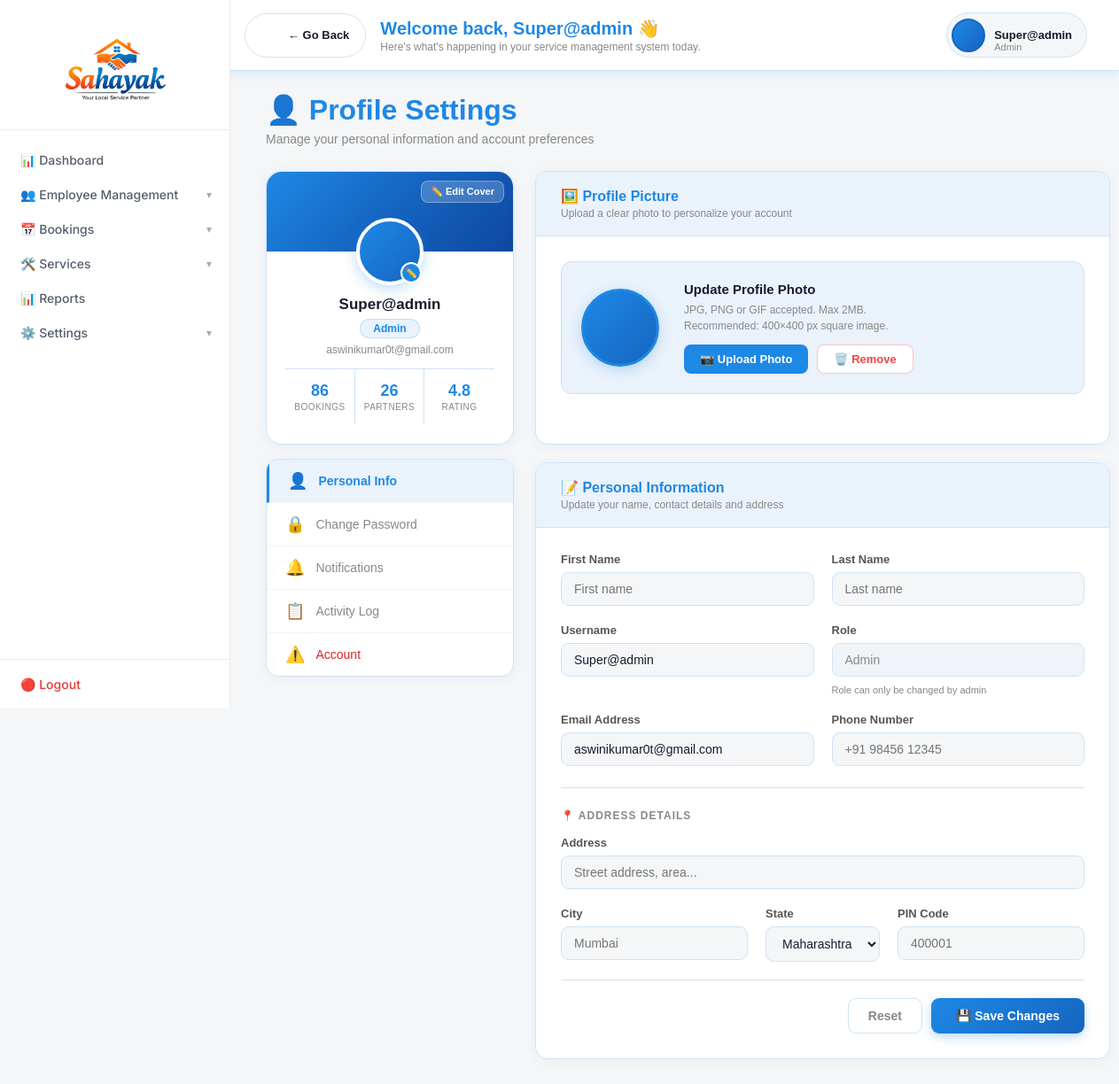
The app's page /profile-settings/ (signed in) with its own data.
### accounts/models.py (models this page shows)
class CustomUser(AbstractUser):
    ROLE_CHOICES = (
        ('admin', 'Admin'),
        ('manager', 'Manager'),
        ('staff',            'Staff'),
        ('corporate_partner', 'Corporate Partner'),
        ('solo_partner',      'Solo Partner'),
    )
    role = models.CharField(max_length=20, choices=ROLE_CHOICES)

### dashboard/views.py (the view)
# urls.py: path('profile-settings/', views.profile_settings, name='profile_settings'),
@login_required
def profile_settings(request):
    return render(request, 'dashboard/profile_settings.html')

### templates/dashboard/profile_settings.html (shortened to what this page needs)
{% extends 'layout/base.html' %}
{% block content %}
{% include 'layout/topbar.html' %}
<div class="page-header">
    <div>
        <h1>👤 Profile Settings</h1>
        <p>Manage your personal information and account preferences</p>
    </div>
</div>
<div class="profile-layout">
    <div class="profile-sidebar">
        <div class="profile-card">
            <div class="profile-cover">
                <button class="profile-cover-edit">✏️ Edit Cover</button>
            </div>
            <div class="profile-avatar-wrap">
                <div class="profile-avatar-container">
                    <div class="profile-avatar" id="sidebarAvatar">
                    </div>
                    <div class="avatar-edit-btn" onclick="document.getElementById('avatarInput').click()">✏️</div>
                </div>
                <div class="profile-name">
                    {{ request.user.get_full_name|default:request.user.username }}
                </div>
                <div class="profile-role-badge">
                    {{ request.user.role|default:"Admin"|capfirst }}
                </div>
                <div class="profile-email">
                    {{ request.user.email|default:"admin@sahayak.com" }}
                </div>
                <div class="profile-stats">
                    <div class="profile-stat">
                        <div class="ps-value">86</div>
                        <div class="ps-label">Bookings</div>
                    </div>
                    <div class="profile-stat">
                        <div class="ps-value">26</div>
                        <div class="ps-label">Partners</div>
                    </div>
                    <div class="profile-stat">
                        <div class="ps-value">4.8</div>
                        <div class="ps-label">Rating</div>
                    </div>
                </div>
            </div>
        </div>
        <div class="side-nav">
            <a class="side-nav-item active" onclick="switchSection('personal', this)">
                <span class="nav-icon">👤</span> Personal Info
            </a>
            <a class="side-nav-item" onclick="switchSection('password', this)">
                <span class="nav-icon">🔒</span> Change Password
            </a>
            <a class="side-nav-item" onclick="switchSection('notifications', this)">
                <span class="nav-icon">🔔</span> Notifications
            </a>
            <a class="side-nav-item" onclick="switchSection('activity', this)">
                <span class="nav-icon">📋</span> Activity Log
            </a>
            <a class="side-nav-item" onclick="switchSection('danger', this)" style="color:#dc2626;">
                <span class="nav-icon">⚠️</span> Account
            </a>
        </div>
    </div>
    <div>
        <div class="content-section active" id="section-personal">
            <div class="card">
                <div class="card-header">
                    <div>
                        <h3>🖼️ Profile Picture</h3>
                        <p>Upload a clear photo to personalize your account</p>
                    </div>
                </div>
                <div class="card-body">
                    <div class="avatar-upload-area">
                        <div class="avatar-preview" id="avatarPreview">
                        </div>
                        <div class="avatar-upload-right">
                            <h4>Update Profile Photo</h4>
                            <p>JPG, PNG or GIF accepted. Max 2MB.<br>Recommended: 400×400 px square image.</p>
                            <div class="avatar-upload-btns">
                                <button class="btn-upload" onclick="document.getElementById('avatarInput').click()">
                                    📷 Upload Photo
                                </button>
                                <button class="btn-remove">🗑️ Remove</button>
                            </div>
                        </div>
                    </div>
                </div>
            </div>
            <div class="card">
                <div class="card-header">
                    <div>
                        <h3>📝 Personal Information</h3>
                        <p>Update your name, contact details and address</p>
                    </div>
                </div>
                <div class="card-body">
                    <form method="POST" action="#">
                        <div class="form-row">
                            <div class="form-group">
                                <label>First Name</label>
                                <input type="text" name="first_name"
                                       value="{{ request.user.first_name }}"
                                       placeholder="First name">
                            </div>
                            <div class="form-group">
                                <label>Last Name</label>
                                <input type="text" name="last_name"
                                       value="{{ request.user.last_name }}"
                                       placeholder="Last name">
                            </div>
                        </div>
                        <div class="form-row">
                            <div class="form-group">
                                <label>Username</label>
                                <input type="text" name="username"
                                       value="{{ request.user.username }}"
                                       placeholder="Username">
                            </div>
                            <div class="form-group">
                                <label>Role</label>
                                <input type="text"
                                       value="{{ request.user.role|default:'Admin'|capfirst }}"
                                       readonly>
                                <span class="field-hint">Role can only be changed by admin</span>
                            </div>
                        </div>
                        <div class="form-row">
                            <div class="form-group">
                                <label>Email Address</label>
                                <input type="email" name="email"
                                       value="{{ request.user.email }}"
                                       placeholder="email@example.com">
                            </div>
                            <div class="form-group">
                                <label>Phone Number</label>
                                <input type="tel" name="phone"
                                       value="{{ request.user.phone|default:'' }}"
                                       placeholder="+91 98456 12345">
                            </div>
                        </div>
                        <div class="section-divider"></div>
                        <div class="section-title">📍 Address Details</div>
                        <div class="form-row full">
                            <div class="form-group">
                                <label>Address</label>
                                <input type="text" name="address"
                                       placeholder="Street address, area...">
                            </div>
                        </div>
                        <div class="form-row three">
                            <div class="form-group">
                                <label>City</label>
                                <input type="text" name="city" placeholder="Mumbai">
                            </div>
                            <div class="form-group">
                                <label>State</label>
                                <select name="state">
                                    <option>Maharashtra</option>
                                </select>
                            </div>
                            <div class="form-group">
                                <label>PIN Code</label>
                                <input type="text" name="pincode" placeholder="400001">
                            </div>
                        </div>
                        <div class="save-row">
                            <button type="button" class="btn-reset">Reset</button>
                            <button type="button" class="btn-save"
                                    onclick="showToast('Profile updated successfully! ✅')">
                                💾 Save Changes
                            </button>
                        </div>
                    </form>
                </div>
            </div>
        </div>
    </div>
</div>
{% endblock %}

### templates/layout/topbar.html (shortened to what this page needs)
{% load static %}
<div class="topbar">
    <div class="topbar-left">
        {% if not hide_back %}
        <a class="back-pill" onclick="history.back()">
            <div class="back-icon">&#8592;</div>
            <div class="back-label">← Go Back</div>
        </a>
        {% endif %}
        <div class="topbar-text">
            <div class="topbar-title">
                Welcome back, {{ request.user.first_name|default:request.user.username }} 👋
            </div>
            <div class="topbar-sub">
                Here's what's happening in your service management system today.
            </div>
        </div>
    </div>
    <div class="topbar-right">
        <div class="profile-pill" onclick="toggleDropdownMenu(event)">
            {% if request.user.profile_photo %}
                <img src="{{ request.user.profile_photo.url }}"
                     alt="Profile" class="profile-pic">
            {% else %}
                <div class="profile-initials">
                </div>
            {% endif %}
            <div class="profile-info">
                <div class="profile-name">
                    {{ request.user.get_full_name|default:request.user.username }}
                </div>
                <div class="profile-role">
                    {{ request.user.role|default:"Admin"|capfirst }}
                </div>
            </div>
        </div>
    </div>
</div>

### templates/layout/topbar.html (style rules this page uses)
.topbar { position: fixed; top: 0; left: 240px; right: 0; height: 80px; background: #ffffff; border-bottom: 1px solid #d0e3f5; display: flex; justify-content: space-between; align-items: center; padding: 0 36px; z-index: 999; box-shadow: 0 2px 12px rgba(30,136,229,0.08); }
.topbar-left { display: flex; flex-direction: row; align-items: center; gap: 16px; }
.back-pill { display: flex; align-items: center; gap: 8px; background: #ffffff; border: 1.5px solid #d0e3f5 ; border-radius: 50px; padding: 8px 18px 8px 8px; cursor: pointer; text-decoration: none; transition: all 0.2s; flex-shrink: 0; }
.back-icon { width: 32px; height: 32px; border-radius: 50%; background: rgba(255,255,255,0.25); display: flex; align-items: center; justify-content: center; color: white; font-size: 16px; font-weight: 700; flex-shrink: 0; }
.back-label { font-size: 13px; font-weight: 700; color: #1a1a2e; font-family: 'DM Sans', sans-serif; }
.topbar-text { display: flex; flex-direction: column; justify-content: center; }
.topbar-title { font-family: 'Poppins', sans-serif; font-size: 20px; font-weight: 700; color: #1e88e5; line-height: 1.2; }
.topbar-sub { font-size: 12px; color: #888; margin-top: 2px; font-family: 'DM Sans', sans-serif; }
.topbar-right { display: flex; align-items: center; gap: 16px; }
.profile-pill { display: flex; align-items: center; gap: 10px; background: #f4f6f8; border: 1.5px solid #d0e3f5; border-radius: 50px; padding: 5px 16px 5px 5px; cursor: pointer; text-decoration: none; transition: all 0.2s; position: relative; }
.profile-initials { width: 38px; height: 38px; border-radius: 50%; background: linear-gradient(135deg, #1e88e5, #1565c0); display: flex; align-items: center; justify-content: center; color: white; font-weight: 700; font-size: 14px; font-family: 'Poppins', sans-serif; flex-shrink: 0; border: 2px solid #1565c0; }
.profile-info .profile-name { font-size: 13px; font-weight: 700; color: #1a1a2e; font-family: 'DM Sans', sans-serif; line-height: 1.2; }
.profile-info .profile-role { font-size: 11px; color: #888; font-family: 'DM Sans', sans-serif; text-transform: capitalize; }

### records on screen
CustomUser: user.first_name "Super@admin", user.get_full_name "Super@admin", user.role "Admin", user.email "aswinikumar0t@gmail.com", username "Super@admin", email "aswinikumar0t@gmail.com"
